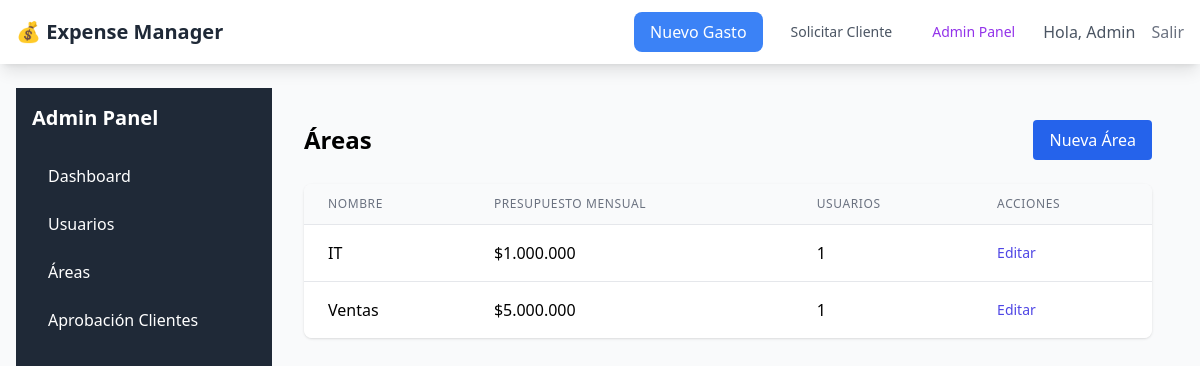
/admin/areas (signed in), run on the app's committed database.
### models/user.py (models this page shows, shortened)
class User(UserMixin, db.Model):
    __tablename__ = 'users'
    id = db.Column(db.Integer, primary_key=True)
    email = db.Column(db.String(120), unique=True, nullable=False)
    password_hash = db.Column(db.String(128))
    first_name = db.Column(db.String(64), nullable=False)
    last_name = db.Column(db.String(64), nullable=False)
    role = db.Column(db.String(20), default='user')  # user, supervisor, admin
    area_id = db.Column(db.Integer, db.ForeignKey('areas.id'))
    supervisor_id = db.Column(db.Integer, db.ForeignKey('users.id'))
    is_active = db.Column(db.Boolean, default=True)
    created_at = db.Column(db.DateTime, default=datetime.utcnow)
    last_login = db.Column(db.DateTime)
    expenses = db.relationship('Expense', backref='user', lazy='dynamic')
    approvals = db.relationship('Approval', backref='approver', lazy='dynamic')
    subordinates = db.relationship('User', backref=db.backref('supervisor', remote_side=[id]))
    __table_args__ = (
        db.Index('idx_user_email', 'email'),
        db.Index('idx_user_role', 'role'),
        db.Index('idx_user_area_id', 'area_id'),
        db.Index('idx_user_supervisor_id', 'supervisor_id'),
        db.Index('idx_user_is_active', 'is_active'),
    )

### models/company.py (models this page shows)
class Area(db.Model):
    __tablename__ = 'areas'
    id = db.Column(db.Integer, primary_key=True)
    name = db.Column(db.String(100), nullable=False)
    budget_monthly = db.Column(db.Numeric(10, 2))
    is_active = db.Column(db.Boolean, default=True)
    created_at = db.Column(db.DateTime, default=datetime.utcnow)
    users = db.relationship('User', backref='area', lazy='dynamic')
    __table_args__ = (
        db.Index('idx_area_name', 'name'),
        db.Index('idx_area_is_active', 'is_active'),
    )

### routes/admin.py (the view)
@admin_bp.route('/areas')
def areas_list():
    areas = Area.query.all()
    return render_template('admin/areas/list.html', areas=areas)

### routes/admin.py (called while the page is built)
@admin_bp.before_request
@login_required
def require_admin():
    if current_user.role != 'admin':
        flash('Acceso denegado. Se requieren permisos de administrador.', 'error')
        return redirect(url_for('index'))

### routes/auth.py (called while the page is built)
@login_manager.user_loader
def load_user(user_id):
    return User.query.get(int(user_id))

### utils/error_handlers.py (called while the page is built)
def log_request_info():
    current_app.logger.info(
        f"Request: {request.method} {request.path}"
    )

def setup_error_middleware(app):
    @app.before_request
    def before_request():
        log_request_info()
    @app.after_request
    def after_request(response):
        current_app.logger.info(
            f"Response: {response.status_code}"
        )
        return response

### utils/logging_config.py (called while the page is built)
    def format(self, record):
        color = self.COLORS.get(record.levelname, self.COLORS['RESET'])
        reset = self.COLORS['RESET']
        log_format = f"{color}[{self.formatTime(record)}] {record.levelname:8} {reset}"
        log_format += f" {getattr(record, 'user_id', 'N/A'):>5} "
        log_format += f"{getattr(record, 'ip_address', 'N/A'):>15} "
        log_format += f"{getattr(record, 'endpoint', 'N/A'):>20} "
        log_format += f"- {record.getMessage()}"
        extra_info = getattr(record, 'extra_info', '')
        if extra_info:
            log_format += f" | Extra: {extra_info}"
        return log_format

### templates/admin/areas/list.html
{% extends "admin/base_admin.html" %}
{% block admin_content %}
<div class="flex justify-between items-center mb-6">
    <h1 class="text-2xl font-bold">Áreas</h1>
    <a href="{{ url_for('admin.areas_new') }}" class="bg-blue-600 text-white px-4 py-2 rounded hover:bg-blue-700">Nueva
        Área</a>
</div>
<div class="bg-white rounded-lg shadow overflow-hidden">
    <table class="min-w-full divide-y divide-gray-200">
        <thead class="bg-gray-50">
            <tr>
                <th class="px-6 py-3 text-left text-xs font-medium text-gray-500 uppercase tracking-wider">Nombre</th>
                <th class="px-6 py-3 text-left text-xs font-medium text-gray-500 uppercase tracking-wider">Presupuesto
                    Mensual</th>
                <th class="px-6 py-3 text-left text-xs font-medium text-gray-500 uppercase tracking-wider">Usuarios</th>
                <th class="px-6 py-3 text-left text-xs font-medium text-gray-500 uppercase tracking-wider">Acciones</th>
            </tr>
        </thead>
        <tbody class="bg-white divide-y divide-gray-200">
            {% for area in areas %}
            <tr>
                <td class="px-6 py-4 whitespace-nowrap">{{ area.name }}</td>
                <td class="px-6 py-4 whitespace-nowrap">${{ "{:,.0f}".format(area.budget_monthly).replace(',', '.') }}
                </td>
                <td class="px-6 py-4 whitespace-nowrap">{{ area.users.count() }}</td>
                <td class="px-6 py-4 whitespace-nowrap text-sm font-medium">
                    <a href="{{ url_for('admin.areas_edit', id=area.id) }}"
                        class="text-indigo-600 hover:text-indigo-900">Editar</a>
                </td>
            </tr>
            {% endfor %}
        </tbody>
    </table>
</div>
{% endblock %}

### templates/base.html (shortened to what this page needs)
<!DOCTYPE html>
<html lang="es">
<head>
    <script src="https://cdn.tailwindcss.com"></script>
</head>
<body class="bg-gray-50">
    <nav class="bg-white shadow-lg">
        <div class="max-w-7xl mx-auto px-4">
            <div class="flex justify-between h-16">
                <div class="flex items-center">
                    <a href="{{ url_for('index') }}" class="text-xl font-semibold text-gray-800">💰 Expense Manager</a>
                </div>
                <div class="flex items-center space-x-4">
                    {% if current_user.is_authenticated %}
                    <a href="{{ url_for('expenses.new') }}"
                        class="bg-blue-500 text-white px-4 py-2 rounded-lg hover:bg-blue-600 transition duration-200">
                        Nuevo Gasto
                    </a>
                    <a href="{{ url_for('clients.new') }}"
                        class="text-gray-600 hover:text-gray-800 px-3 py-2 rounded-md text-sm font-medium">
                        Solicitar Cliente
                    </a>
                    {% if current_user.role == 'admin' %}
                    <a href="{{ url_for('admin.dashboard') }}"
                        class="text-purple-600 hover:text-purple-800 px-3 py-2 rounded-md text-sm font-medium">
                        Admin Panel
                    </a>
                    {% endif %}
                    <span class="text-gray-600">Hola, {{ current_user.first_name }}</span>
                    <a href="{{ url_for('auth.logout') }}" class="text-gray-500 hover:text-gray-700">
                        Salir
                    </a>
                    {% else %}
                    <a href="{{ url_for('auth.login') }}" class="text-gray-500 hover:text-gray-700">
                        Ingresar
                    </a>
                    {% endif %}
                </div>
            </div>
        </div>
    </nav>
    <main class="max-w-7xl mx-auto py-6 px-4">
        {% block content %}{% endblock %}
    </main>
</body>
</html>

### data on the page
User: first_name "Admin"
Area: name "IT", budget_monthly "1.000.000", users.count "1"
Area: name "Ventas", budget_monthly "5.000.000", users.count "1"
